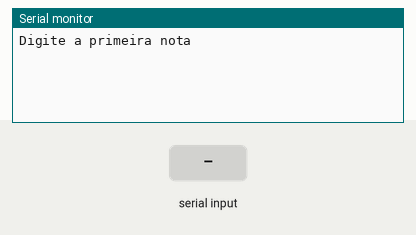
The sketch below on a simulated Arduino Uno, built with avr-gcc and run on an emulated ATmega328P. Shown: the last lines printed to the serial monitor. Inputs (shaded band) come from the test bench.

Above: at 1.2 s.
1.3 s: "90,45,200\n" received over Serial
At 2.5 s:
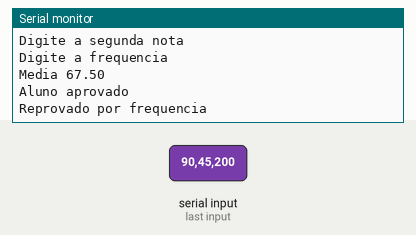
2.8 s: "30,150,10\n" received over Serial
At 5.4 s:
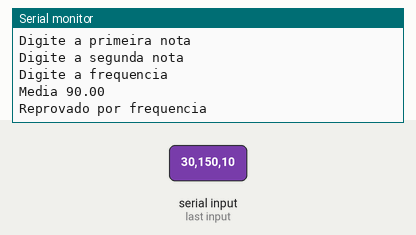

Measured:
- after the input at 1.3 s, the serial monitor: prints a new line at once (image 1)
- after the input at 2.8 s, the serial monitor: prints a new line after 1.6 s (image 2)

The sketch:

ex_nota_e_frequencia_do_aluno1.ino
```cpp
// C++ code
//Variaveis
float n1,n2,media = 0;
int frequencia = 0;

void setup()
{
  Serial.begin(9600);
}

void loop()
{
  Serial.println("Digite a primeira nota");
  while(! Serial.available());
  n1 = Serial.parseFloat();

   Serial.println("Digite a segunda nota");
  while(! Serial.available());
  n2 = Serial.parseFloat();

  Serial.println("Digite a frequencia");
  while(! Serial.available());
  frequencia = Serial.parseInt();

  media = ((n1 + n2) / 2);
  Serial.println("Media " + String(media));

  if(media == 10){
    Serial.println("Parabéns! Nota maxima!");
  }


  if(media >= 6 && frequencia >= 75){
    Serial.println("Aluno aprovado");

  }else if(media < 6 && frequencia < 75){
    Serial.println("Reprovado por nota e frequencia");

  }else if(media < 6){
    Serial.println("Reprovado por nota");

  }else (frequencia < 75 ); {// senti dificuldade nesse ultimo codigo
    Serial.println("Reprovado por frequencia");

  }


  delay(3000);
}
```
